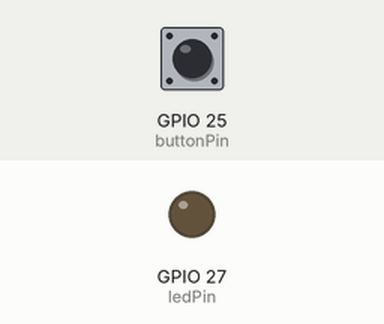
This sketch was run on a simulated ESP32. Parts: output pins drawn as LEDs (lit = HIGH). Inputs (shaded band) come from the test bench; at power-on: GPIO 25 (buttonPin) LOW.

Above: at 1.2 s.
1.3 s: GPIO 25 (buttonPin) pulled HIGH for 0.15 s
At 1.37 s:
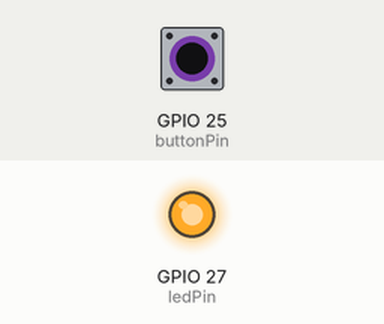
2.9 s: GPIO 25 (buttonPin) pulled HIGH for 3.2 s
At 7.1 s:
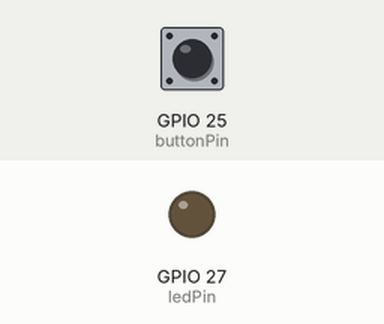
Timing chart, 0 to 8.6 s (numbered marks = the images above; inputs shaded):
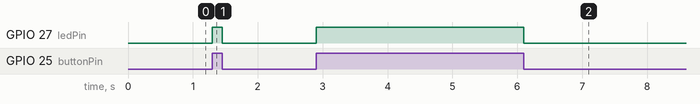

Measured:
- after the input at 1.3 s, GPIO 27 (ledPin): LOW → HIGH at once, → LOW 0.15 s later
- after the input at 2.9 s, GPIO 27 (ledPin): LOW → HIGH at once, → LOW 3.2 s later

The sketch:

Button_I.ino
```cpp
/*
  Button I

  Turns on and off a light emitting diode (LED) connected to pin 27,
  when pressing a pushbutton attached to pin 25.

  The circuit:
  - LED attached from pin 27 to ground through 220 ohm resistor
  - pushbutton attached to pin 25 from +3.3V

  Originally created 2005 by DojoDave
  Modified by Tom Igoe, 2011
  Refactored for ESP32 by Theverant

  https://www.arduino.cc/en/Tutorial/BuiltInExamples/Button
*/

// --- PIN NUMBERS ---
// Think of these like giving nicknames to specific physical pins on the board.
// Instead of writing "25" everywhere, we write "buttonPin" — much easier to read.
// "const" means this number will NEVER change while the program runs.
// "int" means it's a whole number (integer). No decimals.

const int buttonPin = 25;  // GPIO 25 on the ESP32 — this pin reads the button
const int ledPin = 27;     // GPIO 27 on the ESP32 — this pin controls the LED


// --- VARIABLES ---
// Unlike constants above, variables CAN change while the program runs.
// This one stores whether the button is currently pressed or not.

int buttonState = 0;  // 0 = not pressed. Will become 1 when the button is pressed.


// =============================================================================
// SETUP — runs ONE TIME when the board first turns on
// Use this section to configure your pins before the main loop begins
// =============================================================================

void setup() {

  pinMode(ledPin, OUTPUT);
  // pinMode tells the board how a pin will be used.
  // OUTPUT means this pin will SEND electricity OUT — it powers the LED.

  pinMode(buttonPin, INPUT);
  // INPUT means this pin will RECEIVE electricity — it listens to the button.
}


// =============================================================================
// LOOP — runs FOREVER, over and over, as long as the board has power
// This is the heartbeat of your program. Everything here repeats endlessly.
// =============================================================================

void loop() {

  buttonState = digitalRead(buttonPin);
  // digitalRead() checks whether electricity is flowing through a pin RIGHT NOW.
  // It returns one of two values:
  //   HIGH = electricity is flowing = button is pressed
  //   LOW  = no electricity = button is not pressed
  // We store that result in "buttonState" so we can make a decision below.


  if (buttonState == HIGH) {
    // IF the button is pressed (buttonState equals HIGH)...

    digitalWrite(ledPin, HIGH);
    // ...send electricity to the LED pin.
    // digitalWrite() either switches a pin ON (HIGH) or OFF (LOW).
    // HIGH = electricity flows = LED lights up.

  } else {
    // OTHERWISE — if the button is NOT pressed...

    digitalWrite(ledPin, LOW);
    // ...cut the electricity to the LED pin.
    // LOW = no electricity = LED goes dark.
  }

}
```
